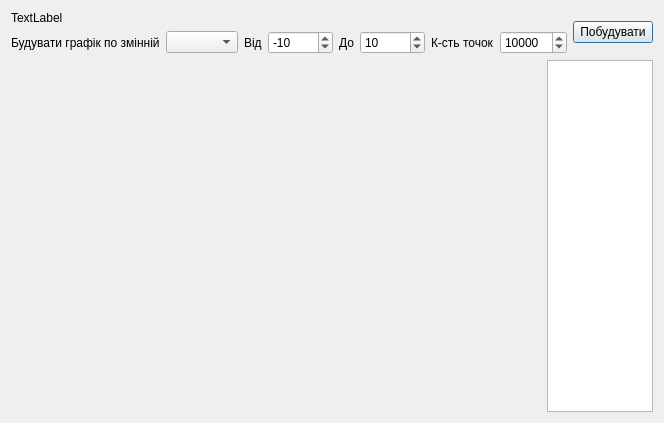
<?xml version="1.0" encoding="UTF-8"?>
<ui version="4.0">
 <class>Grafik</class>
 <widget class="QDialog" name="Grafik">
  <property name="geometry">
   <rect>
    <x>0</x>
    <y>0</y>
    <width>653</width>
    <height>423</height>
   </rect>
  </property>
  <property name="windowTitle">
   <string>PME - Plot</string>
  </property>
  <layout class="QVBoxLayout" name="verticalLayout_4">
   <item>
    <layout class="QHBoxLayout" name="horizontalLayout_2">
     <item>
      <layout class="QVBoxLayout" name="verticalLayout">
       <item>
        <widget class="QLabel" name="label">
         <property name="text">
          <string>TextLabel</string>
         </property>
        </widget>
       </item>
       <item>
        <layout class="QHBoxLayout" name="horizontalLayout">
         <item>
          <widget class="QLabel" name="label_2">
           <property name="text">
            <string>Будувати графік по змінній</string>
           </property>
          </widget>
         </item>
         <item>
          <widget class="QComboBox" name="comboBox"/>
         </item>
         <item>
          <widget class="QLabel" name="label_3">
           <property name="text">
            <string>Від</string>
           </property>
          </widget>
         </item>
         <item>
          <widget class="QSpinBox" name="spinBox">
           <property name="minimum">
            <number>-10000</number>
           </property>
           <property name="maximum">
            <number>10000</number>
           </property>
           <property name="value">
            <number>-10</number>
           </property>
          </widget>
         </item>
         <item>
          <widget class="QLabel" name="label_4">
           <property name="text">
            <string>До</string>
           </property>
          </widget>
         </item>
         <item>
          <widget class="QSpinBox" name="spinBox_2">
           <property name="minimum">
            <number>-10000</number>
           </property>
           <property name="maximum">
            <number>10000</number>
           </property>
           <property name="value">
            <number>10</number>
           </property>
          </widget>
         </item>
         <item>
          <widget class="QLabel" name="label_5">
           <property name="text">
            <string>К-сть точок</string>
           </property>
          </widget>
         </item>
         <item>
          <widget class="QSpinBox" name="spinBox_3">
           <property name="minimum">
            <number>100</number>
           </property>
           <property name="maximum">
            <number>100000</number>
           </property>
           <property name="value">
            <number>10000</number>
           </property>
          </widget>
         </item>
        </layout>
       </item>
      </layout>
     </item>
     <item>
      <spacer name="horizontalSpacer">
       <property name="orientation">
        <enum>Qt::Horizontal</enum>
       </property>
       <property name="sizeHint" stdset="0">
        <size>
         <width>40</width>
         <height>20</height>
        </size>
       </property>
      </spacer>
     </item>
     <item>
      <widget class="QPushButton" name="pushButton">
       <property name="text">
        <string>Побудувати</string>
       </property>
      </widget>
     </item>
    </layout>
   </item>
   <item>
    <layout class="QHBoxLayout" name="horizontalLayout_3" stretch="10,2">
     <item>
      <layout class="QVBoxLayout" name="verticalLayout_2">
       <item>
        <widget class="Ogl" name="ogl" native="true"/>
       </item>
      </layout>
     </item>
     <item>
      <layout class="QVBoxLayout" name="verticalLayout_3" stretch="5">
       <item>
        <widget class="QTableWidget" name="tableWidget">
         <property name="columnCount">
          <number>2</number>
         </property>
         <attribute name="horizontalHeaderVisible">
          <bool>false</bool>
         </attribute>
         <attribute name="horizontalHeaderDefaultSectionSize">
          <number>50</number>
         </attribute>
         <attribute name="verticalHeaderMinimumSectionSize">
          <number>10</number>
         </attribute>
         <column/>
         <column/>
        </widget>
       </item>
      </layout>
     </item>
    </layout>
   </item>
  </layout>
 </widget>
 <customwidgets>
  <customwidget>
   <class>Ogl</class>
   <extends>QWidget</extends>
   <header>ogl.h</header>
   <container>1</container>
  </customwidget>
 </customwidgets>
 <resources/>
 <connections/>
</ui>
